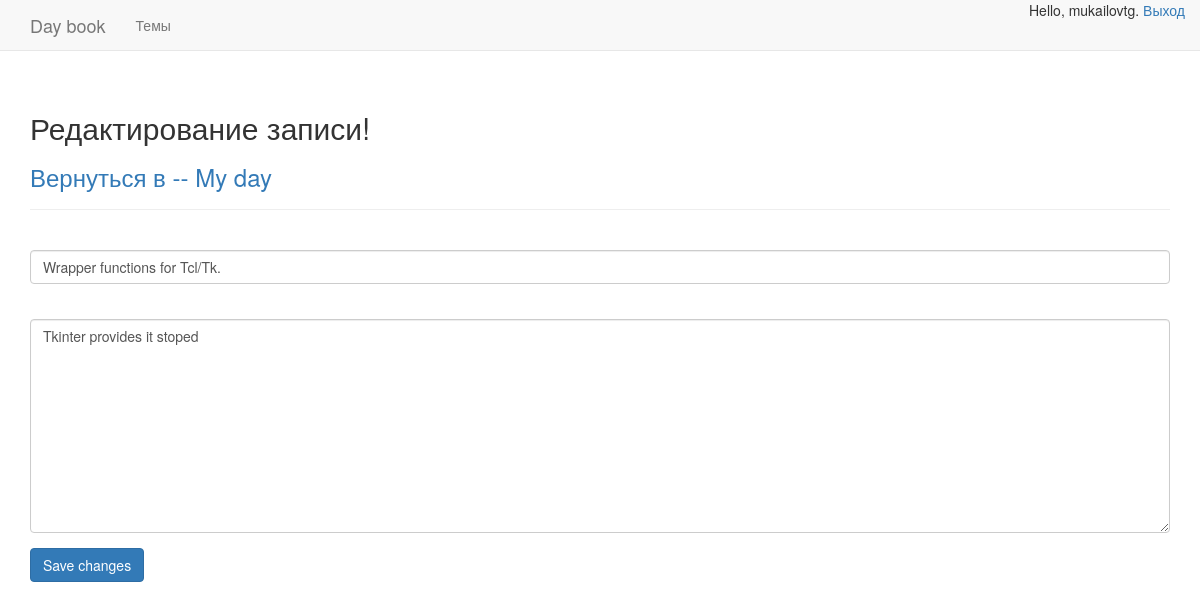
The app's page /edit_entry/5/ (signed in) with its own data.
### journal/models.py (models this page shows, shortened)
class Category(models.Model):
    name = models.CharField(max_length=200, verbose_name='Категории')
    date_added = models.DateTimeField(auto_now_add=True)
    master = models.ForeignKey(User)
    class Meta:
        verbose_name_plural = 'Categories'
    def __str__(self):
        return self.name

class Entry(models.Model):
    category = models.ForeignKey(Category)
    name = models.CharField(max_length=250, verbose_name='Запись')
    description = models.TextField(verbose_name='Описание')
    date_added = models.DateTimeField(auto_now_add=True)
    class Meta:
        verbose_name_plural = 'Entries'

### journal/views.py (the view, shortened to what this page needs)
# urls.py: url(r'^edit_entry/(?P<category_id>\d+)/$', views.edit_entry, name='edit_entry'),
@login_required
def edit_entry(request, category_id):
    entry = Entry.objects.get(id=category_id)
    category = entry.category
    master_valid(request, category)
    if request.method != 'POST':
        form = EntryForm(instance=entry)
    context = {'entry': entry,
               'category': category,
               'form': form}
    return render(request, 'journal/edit_entry.html', context)

### journal/forms.py
class EntryForm(forms.ModelForm):
    class Meta:
        model = Entry
        fields = ['name', 'description']
        labels = {'name': '',
                  'description': ''}
        widgets = {'description': forms.Textarea(attrs={'cols': 80})}

### journal/views.py (called while the page is built)
def master_valid(request, category):
    if category.master != request.user:
        raise Http404

### journal/templates/journal/edit_entry.html (shortened to what this page needs)
<!DOCTYPE html>
{% extends 'journal/base.html' %}
{% load bootstrap3 %}
{% block header %}
    <h2>Редактирование записи!</h2>
    <h3>
        <a href="{% url 'journal:category' category.id %}">
            Вернуться в -- {{ category }}
        </a>
    </h3>
{% endblock header %}
{% block content %}
    <form action="{% url 'journal:edit_entry' entry.id %}" method="post" class="form">
        {% bootstrap_form form %}
        {% buttons %}
        <button name="submit" class="btn btn-primary">Save changes</button>
        {% endbuttons %}
    </form>
{% endblock content %}

### journal/templates/journal/base.html (shortened to what this page needs)
<!DOCTYPE html>
{% load bootstrap3 %}
<html lang="en">
<head>
    {% bootstrap_css %}
</head>
<body>
  <nav class="navbar navbar-default navbar-static-top">
      <div class="container">
          <div class="navbar-header">
              <a class="navbar-brand" href="{% url 'journal:index' %}">Day book</a>
          </div>
          <div id="navbar" class="navbar-collapse collapse">
              <ul class="nav navbar-nav">
                  <li>
                      <a href="{% url 'journal:categories' %}">Темы</a>
                  </li>
              </ul>
              <ul class="nav navbar-nav navbar-right">
                {% if user.is_authenticated %}
                    Hello, {{ user.username }}.
                    <a href="{% url 'users:logout' %}">Выход</a>
                {% else %}
                    <a href="{% url 'users:register' %}">Регистрация</a> -
                    <a href="{% url 'users:login' %}">Войти</a>
                {% endif %}
              </ul>
          </div>
      </div>
  </nav>
  <div class="container">
      <div class="page-header">
          {% block header %}{% endblock header %}
      </div>
      <div>
        {% block content %}{% endblock content %}
      </div>
  </div>
</body>
</html>

### records on screen
Category: name "My day"
Entry: name "Wrapper functions for Tcl/Tk.", description "Tkinter provides it stoped"

### other values on screen
{{ user.username }} "mukailovtg"
